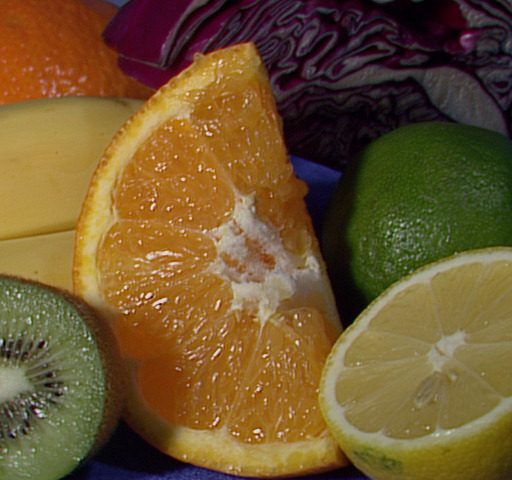
//> input picture fruits.png, 512 x 480 px
$ ./main   (built with g++ and OpenCV 4)
//> lines starting //> are read from the running program, lines starting //| are printed output that depends on the picture; after the words box and inside, x2 and y2 are one past the last pixel; in counts of white or black regions, pixels touching at a corner belong together
#include <iostream>

#include <opencv2/core/utility.hpp>
#include <opencv2/imgcodecs.hpp>

using namespace cv;
using namespace std;

struct WSNode {
    int next;
    int mask_ofs;
    int img_ofs;
};

struct WSQueue {
    WSQueue() { first = last = 0; }

    int first, last;
};

static int allocWSNodes(std::vector<WSNode> &storage) {
    int sz = (int) storage.size();
    int newsz = MAX(128, sz * 3 / 2);

    storage.resize(newsz);
    if (sz == 0) {
        storage[0].next = 0;
        sz = 1;
    }
    for (int i = sz; i < newsz - 1; i++)
        storage[i].next = i + 1;
    storage[newsz - 1].next = 0;
    return sz;
}

void watershed(InputArray _src, InputOutputArray _markers) {
    // Labels for pixels
    const int IN_QUEUE = -2; // Pixel visited
    const int WSHED = -1; // Pixel belongs to watershed

    // possible bit values = 2^8
    const int NQ = 256;

    Mat src = _src.getMat(), dst = _markers.getMat();
    Size size = src.size();

    // Vector of every created node
    std::vector<WSNode> storage;
    int free_node = 0, node;
    // Priority queue of queues of nodes
    // from high priority (0) to low priority (255)
    WSQueue q[NQ];
    // Non-empty queue with highest priority
    int active_queue;
    int i, j;
    // Color differences
    int db, dg, dr;
    int subs_tab[513];

    // MAX(a,b) = b + MAX(a-b,0)
#define ws_max(a, b) ((b) + subs_tab[(a)-(b)+NQ])
    // MIN(a,b) = a - MAX(a-b,0)
#define ws_min(a, b) ((a) - subs_tab[(a)-(b)+NQ])

    // Create a new node with offsets mofs and iofs in queue idx
#define ws_push(idx, mofs, iofs)                    \
    {                                               \
        if( !free_node )                            \
            free_node = allocWSNodes( storage );    \
        node = free_node;                           \
        free_node = storage[free_node].next;        \
        storage[node].next = 0;                     \
        storage[node].mask_ofs = mofs;              \
        storage[node].img_ofs = iofs;               \
        if( q[idx].last )                           \
            storage[q[idx].last].next=node;         \
        else                                        \
            q[idx].first = node;                    \
        q[idx].last = node;                         \
    }

    // Get next node from queue idx
#define ws_pop(idx, mofs, iofs)                     \
    {                                               \
        node = q[idx].first;                        \
        q[idx].first = storage[node].next;          \
        if( !storage[node].next )                   \
            q[idx].last = 0;                        \
        storage[node].next = free_node;             \
        free_node = node;                           \
        (mofs) = storage[node].mask_ofs;              \
        (iofs) = storage[node].img_ofs;               \
    }

    // Get highest absolute channel difference in diff
#define c_diff(ptr1, ptr2, diff)                    \
    {                                               \
        db = std::abs((ptr1)[0] - (ptr2)[0]);       \
        dg = std::abs((ptr1)[1] - (ptr2)[1]);       \
        dr = std::abs((ptr1)[2] - (ptr2)[2]);       \
        (diff) = ws_max(db,dg);                       \
        diff = ws_max(diff,dr);                     \
        assert( 0 <= diff && diff <= 255 );         \
    }


    // Current pixel in input image
    const uchar *img = src.ptr();
    // Step size to next row in input image
    int istep = int(src.step / sizeof(img[0]));

    // Current pixel in mask image
    int *mask = dst.ptr<int>();
    // Step size to next row in mask image
    int mstep = int(dst.step / sizeof(mask[0]));

    for (i = 0; i < 256; i++)
        subs_tab[i] = 0;
    for (i = 256; i <= 512; i++)
        subs_tab[i] = i - 256;

    // draw a pixel-wide border of dummy "watershed" (i.e. boundary) pixels
    for (j = 0; j < size.width; j++)
        mask[j] = mask[j + mstep * (size.height - 1)] = WSHED;

    // initial phase: put all the neighbor pixels of each marker to the ordered queue -
    // determine the initial boundaries of the basins
    for (i = 1; i < size.height - 1; i++) {
        img += istep;
        mask += mstep;
        mask[0] = mask[size.width - 1] = WSHED; // boundary pixels

        for (j = 1; j < size.width - 1; j++) {
            int *m = mask + j;
            if (m[0] < 0) m[0] = 0;
            if (m[0] == 0 && (m[-1] > 0 || m[1] > 0 || m[-mstep] > 0 || m[mstep] > 0)) {
                // Find smallest difference to adjacent markers
                const uchar *ptr = img + j * 3;
                int idx = 256, t;
                if (m[-1] > 0) c_diff(ptr, ptr - 3, idx);
                if (m[1] > 0) {
                    c_diff(ptr, ptr + 3, t);
                    idx = ws_min(idx, t);
                }
                if (m[-mstep] > 0) {
                    c_diff(ptr, ptr - istep, t);
                    idx = ws_min(idx, t);
                }
                if (m[mstep] > 0) {
                    c_diff(ptr, ptr + istep, t);
                    idx = ws_min(idx, t);
                }

                // Add to according queue
                assert(0 <= idx && idx <= 255);
                ws_push(idx, i * mstep + j, i * istep + j * 3);
                m[0] = IN_QUEUE;
            }
        }
    }

    // find the first non-empty queue
    for (i = 0; i < NQ; i++)
        if (q[i].first)
            break;

    // if there is no markers, exit immediately
    if (i == NQ)
        return;

    active_queue = i;
    img = src.ptr();
    mask = dst.ptr<int>();

    // recursively fill the basins
    for (;;) {
        int mofs, iofs;
        int lab = 0, t;
        int *m;
        const uchar *ptr;

        // Get non-empty queue with highest priority
        // Exit condition: empty priority queue
        if (q[active_queue].first == 0) {
            for (i = active_queue + 1; i < NQ; i++)
                if (q[i].first)
                    break;
            if (i == NQ)
                break;
            active_queue = i;
        }

        // Get next node
        ws_pop(active_queue, mofs, iofs);

        // Calculate pointer to current pixel in input and marker image
        m = mask + mofs;
        ptr = img + iofs;

        // Check surrounding pixels for labels
        // to determine label for current pixel
        t = m[-1]; // Left
        if (t > 0) lab = t;
        t = m[1]; // Right
        if (t > 0) {
            if (lab == 0) lab = t;
            else if (t != lab) lab = WSHED;
        }
        t = m[-mstep]; // Top
        if (t > 0) {
            if (lab == 0) lab = t;
            else if (t != lab) lab = WSHED;
        }
        t = m[mstep]; // Bottom
        if (t > 0) {
            if (lab == 0) lab = t;
            else if (t != lab) lab = WSHED;
        }

        // Set label to current pixel in marker image
        assert(lab != 0);
        m[0] = lab;

        if (lab == WSHED)
            continue;

        // Add adjacent, unlabeled pixels to corresponding queue
        if (m[-1] == 0) {
            c_diff(ptr, ptr - 3, t);
            ws_push(t, mofs - 1, iofs - 3);
            active_queue = ws_min(active_queue, t);
            m[-1] = IN_QUEUE;
        }
        if (m[1] == 0) {
            c_diff(ptr, ptr + 3, t);
            ws_push(t, mofs + 1, iofs + 3);
            active_queue = ws_min(active_queue, t);
            m[1] = IN_QUEUE;
        }
        if (m[-mstep] == 0) {
            c_diff(ptr, ptr - istep, t);
            ws_push(t, mofs - mstep, iofs - istep);
            active_queue = ws_min(active_queue, t);
            m[-mstep] = IN_QUEUE;
        }
        if (m[mstep] == 0) {
            c_diff(ptr, ptr + istep, t);
            ws_push(t, mofs + mstep, iofs + istep);
            active_queue = ws_min(active_queue, t);
            m[mstep] = IN_QUEUE;
        }
    }
}


int main(int argc, char **argv) {
    Mat image = imread("fruits.png", IMREAD_COLOR);
//> image is the input picture: 480 rows x 512 cols, CV_8UC3; mean B, G, R 46.2, 85.6, 110.8
    Mat markers = imread("markers.png", IMREAD_GRAYSCALE);
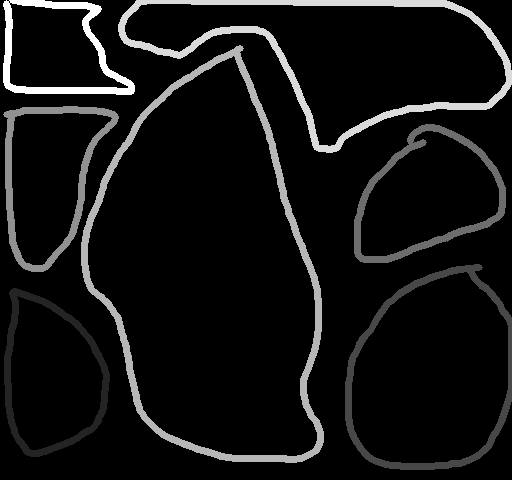
//> input picture markers.png, 512 x 480 px
//> markers is the input picture: 480 rows x 512 cols, CV_8UC1; min 0, max 7, mean 0.513
    markers.convertTo(markers, CV_32SC1);
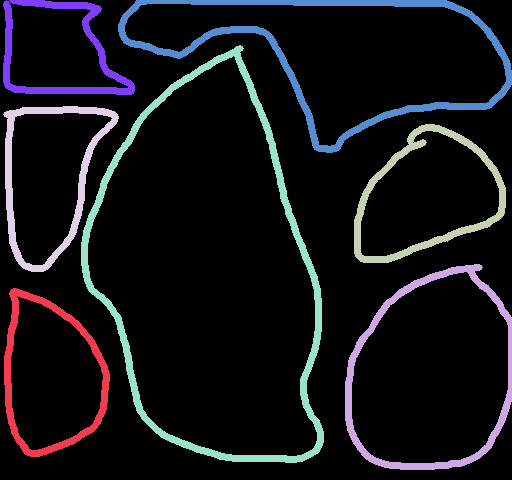
//> markers: 480 rows x 512 cols, CV_32SC1; 8 distinct labels, from 0 to 7; one colour per label, 0 black

    watershed(image, markers);
//> in watershed, `int istep = int(src.step / sizeof(img[0]));`: istep = 1536
//> in watershed, `int mstep = int(dst.step / sizeof(mask[0]));`: mstep = 512
//> after the loop in watershed, `for (j = 0; j < size.width; j++)`:
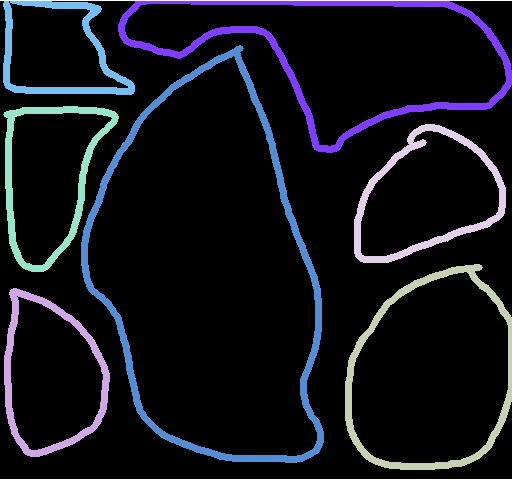
//> dst: 480 rows x 512 cols, CV_32SC1; 9 distinct labels, from -1 to 7; one colour per label, 0 black, -1 white
//> after the loop in watershed, `for (i = 1; i < size.height - 1; i++)`:
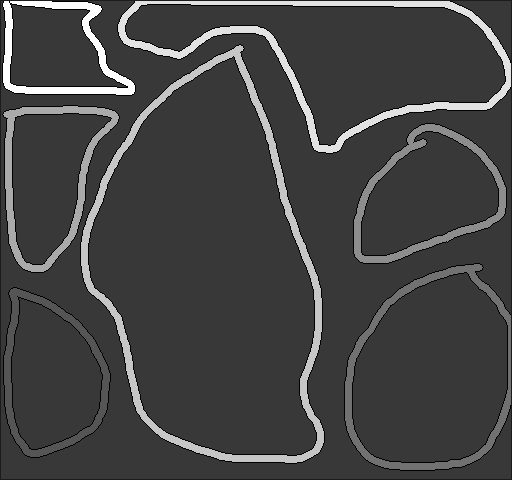
//> dst: 480 rows x 512 cols, CV_32SC1; 3.47% of pixels changed, all inside (x1, y1, x2, y2) = (0, 1, 512, 479); drawn with min black and max white
//> the loop in watershed, `for (;;)` made 214719 passes
//> (mofs, iofs) on passes 6 to 17: (2198, 6594), (2199, 6597), (2214, 6642), (2229, 6687), (2231, 6693), (2562, 7686), (2659, 7977), (3094, 9282), (3104, 9312), (3425, 10275), (3427, 10281), (3432, 10296)
//> (mofs, iofs) on passes 62, 64, 66, 67, 68, 73: (23133, 69399), (24195, 72585), (24197, 72591), (24222, 72666), (24716, 74148), (27290, 81870)
//> after the loop in watershed, `for (;;)`: active_queue = 216
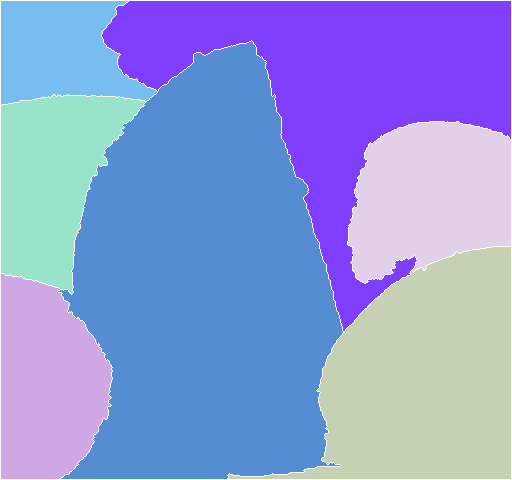
//> markers: 480 rows x 512 cols, CV_32SC1; 8 distinct labels, from -1 to 7; one colour per label, 0 black, -1 white
    imwrite("output.png", markers);

    return 0;
}
